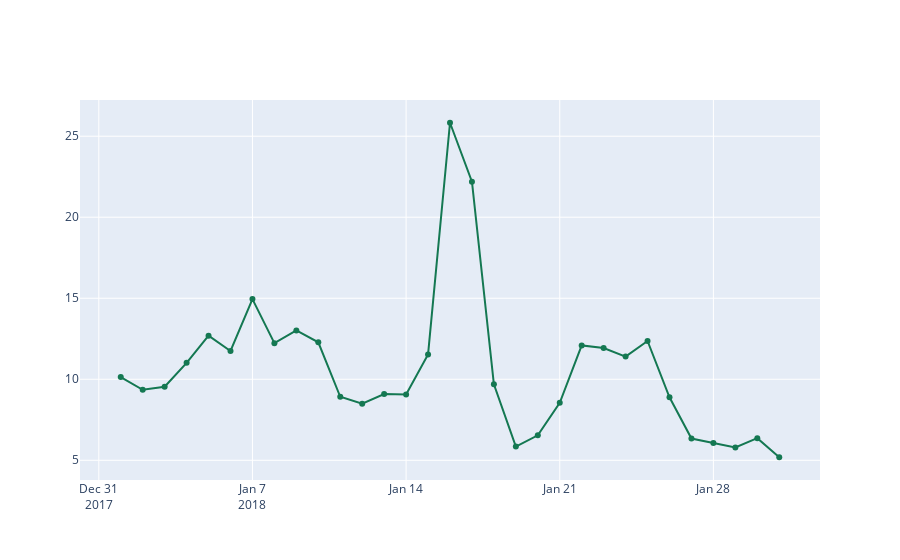

Notebook code cell kept with this figure:
### Code cell
import plotly.graph_objects as go


fig = go.Figure(data=go.Scatter(
    x=daily_sub["date_served"], y=daily_sub_rate,mode='lines+markers'))


fig.update_traces(line_color='#147852')

fig.show()
